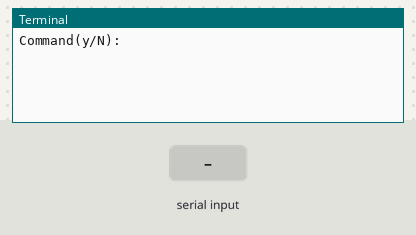
Bench run of a program on a simulated Raspberry Pi (BCM pin numbers). Shown: the last lines printed to the terminal. The test bench sets the inputs (shaded band). The camera gives no picture and a still takes 0.5 s. At 2.8 s the program stops and its outputs stay as they are.

Above: at 1.2 s.
1.3 s: "1" typed at the terminal, then Enter
At 1.8 s:
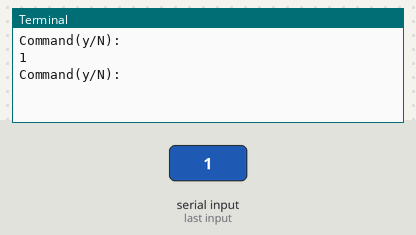
2.8 s: "y" typed at the terminal, then Enter
At 4.0 s:
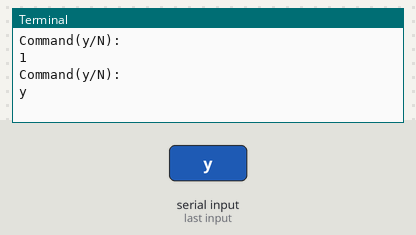

The program:

CameraWithCommand.py
```python
from picamera import PiCamera
import time

camera = PiCamera()

camera.rotation = 180
camera.start_preview(alpha=255)
while True:
    com = input('Command(y/N):')
    if com == 'y' or com == 'Y':
        camera.stop_preview()
        break
    else:
        continue
```

Measured:
- after the input at 1.3 s, the terminal: prints a new line at once (image 1)
- after the input at 2.8 s, the terminal: prints a new line at once (image 2)
